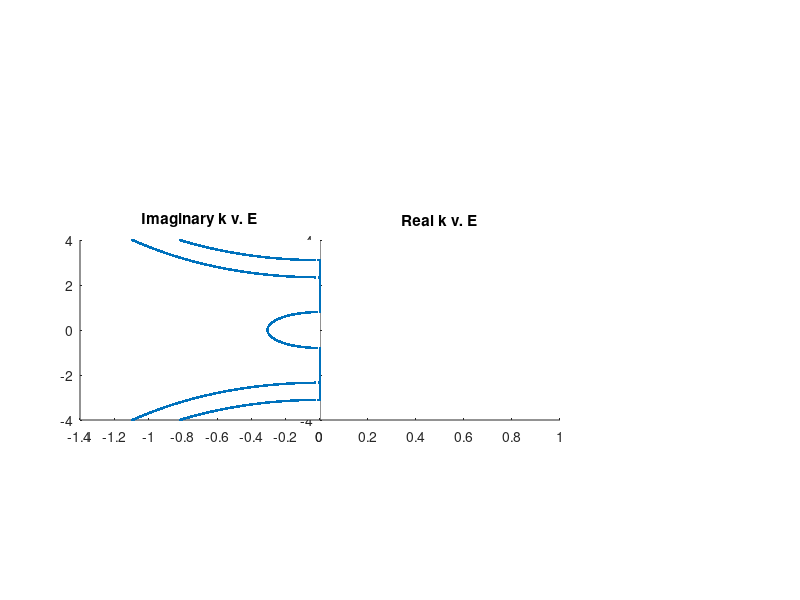

Write MATLAB code to recreate this figure.
clear all
%alpha = -3;
%beta_1 = -2.2;  %THIS GIVES WEIRD STUFF?
%beta_2 = 1.5;

alpha = 0.8;
beta_1 = -.4;
beta_2 = -1.3;

%Test system 1
Hd = [alpha, beta_1;beta_1,-alpha];
Hs = [0,beta_2;beta_2,0];

%Test System 2
%Hd = [alpha, beta_1;beta_1,alpha];
%Hs = [beta_2,0;0,0];

%Test System 3 
%alpha = 0.69;
%beta_1 = -1.2;
%beta_2 = -.7;
%Hd = [alpha, beta_1;beta_1,alpha];
%Hs = [beta_2,0;0,0];
%Hd = [alpha, beta_1;beta_1,-alpha];
%Hs = [0,beta_2;beta_2,0];

%Test System 4
%alpha = 0.69;
%beta_1 = -1.35;
%beta_2 = .92;
%Hd = [alpha, beta_1;beta_1,alpha];
%Hs = [beta_2,0;0,0];
%Hd = [alpha, beta_1;beta_1,-alpha];
%Hs = [0,beta_2;beta_2,0];

%%Test System 5
%alpha = 0.21;
%beta_1 = -2.43;
%beta_2 = .13;
%Hd = [alpha, beta_1;beta_1,alpha];
%Hs = [beta_2,0;0,0];
%Hd = [alpha, beta_1;beta_1,-alpha];
%Hs = [0,beta_2;beta_2,0];

%%Model System 3
%alpha = 0;
%beta = -.5;
%Hd = [alpha, beta, 0, 0, 0, beta ;beta,alpha,beta, ... 
%    0, 0, 0; 0, beta, alpha, beta, 0, 0; 0, 0, beta, alpha,...
%    beta, 0; 0, 0, 0, beta, alpha, beta; beta, 0, 0, 0, beta, alpha];
%Hs = zeros(6);
%Hs(1,4) = beta;

%Model System 4
%alpha = 0;
%beta = -.5;
%Hd = [alpha, beta, 0, 0, 0, beta ;beta,alpha,beta, 0, 0, 0; 0,...
%    beta, alpha, beta, 0, 0; 0, 0, beta, alpha, beta, 0; 0, 0, 0, ...
%    beta, alpha, beta; beta, 0, 0, 0, beta, alpha];
%Hs = zeros(6);
%Hs(1,3) = beta;

%Model System 5
%alpha = 0;
%beta = -.5;
%Hd = [alpha, beta, 0, 0, 0, beta ;beta,alpha,beta, 0, 0, 0; 0, beta, ...
%    alpha, beta, 0, 0; 0, 0, beta, alpha, beta, 0; 0, 0, 0, beta, alpha,...
%    beta; beta, 0, 0, 0, beta, alpha];
%Hs = zeros(6);
%Hs(1,2) = beta;

%Model System 6
%Hd = -.5* [0,1,0,0,0,1;1,0,1,0,0,0;0,1,0,1,0,0;0,0,1,0,1,0;0,0,0,1,0,1;1,0,0,0,1,0];
%Hs = zeros(6);
%Hs(2,1) = -.5;
%Hs(3,4) = -.5;
%Hs(5,4)= -.5;
%Hs(6,1) = -.5;

alpha = 0.8;
beta_1 = -.4;
beta_2 = -1.3;

%Test system 1
Hd = [alpha, beta_1;beta_1,-alpha];
Hs = [0,beta_2;beta_2,0];


%Data
%Hd = [.8,-.4;-.4,-.8];
%Hs = [0,-1.3;-1.3,0];
%E = [-10,10];

%Hd = [0];
%Hs = [-1/2];
E=[-4,4];


a = E(1,1); 
b = E(1,2);
Data_x = [];
Data_y = [];

    
for e = a:.001:b 
    
    Hsdagger = (Hs)' ;
    length = size(Hsdagger,1);

    %Calculate Inverse Hermitian Conjugate
    for j = 1:length
        for k = 1:length
            Hsdagger(j,k) = conj(Hsdagger(j,k));
        end
    end
    
    %BUILD AV = BVD (GENERALIZED EIGEN VALUE PROBLEM)
    A = [e*eye(length) - Hd, -Hs; eye(length), zeros(length)];
    B = [Hsdagger, zeros(length); zeros(length), eye(length)];
    [V,D] = eig(A,B); %AV = BVD
    
    
    temp = [];
    for j = 1:size(D,2)
        temp = [temp, D(j,j)];
    end
    
    temp = sort(temp);
    
    for j = 1:rank(Hs)
        index1 = size(D,2)/2 - j +1;
        index2 = size(D,2)/2 +j;
        
        Data_x = [Data_x, log( temp(index1) )/(1i), log( temp(index2) )/(1i)];
        Data_y = [Data_y, e, e];    
    end
     
end

%Build imaginary and real data to plot. 
%This will plot a point with imag to imag
%And only purely real to real
Imag_k=  [];
Imag_E = [];
Real_k = [];
Real_E = [];

for e = 1:size(Data_x,2)
    if imag( Data_x(e) ) ~= 0
        Imag_k = [Imag_k, imag(Data_x(e)) ];
        Imag_E = [Imag_E, Data_y(e)];
    elseif imag( Data_x(e) ) == 0
        Real_k = [Real_k, Data_x(e)];
        Real_E = [Real_E, Data_y(e)];
    end
end







figure;
ax1=subplot('Position',[.4 .3 .3 .3]); %Position = [Left bottom width height];
scatter(abs(Real_k), Real_E, '.')
title('Real k v. E')
ylim([a,b])

hold on
ax2=subplot('Position',[.1 .3 .3 .3]);
set(ax2,'YTick',[],'XTick',[]);
scatter( -abs(Imag_k), Imag_E, '.')
title('Imaginary k v. E')
ylim([a,b])




return %Code WIll stop here%%%%%%%%%%%%%%%%%%%%%%%%%%%%%%%%%%%%%%%%%%%%%%%
%%%%%%%%%%%%%%%%%%%%%%%%%%%%%%%%%%%%%%%%%%%%%%%%%%%%%%%%%%%%%%%%%%

%SCREEN OUT 0 , pi, pi/2 for real data

stop=0;
[Real_k, sortIndex] = sort(Real_k);
Real_E = Real_E(sortIndex);
while stop == 0 
for j = 1:size(Real_k,2)
    if size(Real_k,2) < j
        break
    elseif abs( Real_k(j) ) - .1 < 0   %OUT WITH 0 
        Real_k(j) = [];
        Real_E(j) = [];
        Real_k(end) = [];   %Screens out zeros and infty eigen values.
        Real_E(end) = [];
        stop=0;
        break
    elseif abs ( Real_k(j)) == inf
        Real_k(j) = [];
        Real_E(j) = [];
        stop=0;
    elseif abs (Real_k(j) - pi*.5)  < .01   %OUT WITH PI/2
        Real_k(j) = [];
        Real_E(j) = [];
        stop=0;
    elseif abs( Real_k(j)  - pi)  < 0.01     %OUT WITH PI
        Real_k(j) = [];
        Real_E(j) = [];
        stop=0;
    else
        stop = 1;
    end
end

end



%Sorts data
[Imag_k, sortIndex] = sort(Imag_k);
Imag_E = Imag_E(sortIndex);
%Same as above, copy-pasted, screens out zeros for imag data now
stop=0;
while stop ==0 
for j = 1:size(Imag_k,2)
    flag = 0;
    if size(Imag_k,2) < j
        flag =1; 
        break
    elseif abs( Imag_k(j) ) < .1
        Imag_k(j) = [];
        Imag_E(j) = []; 
        stop=0;
        flag = 1;
        break
    elseif abs ( Imag_k(j) ) == inf
        Imag_k(j) = [];
        Imag_E(j) = [];
        stop=0;
    else
        stop=1;
    end
    if flag == 1; %Work around to break out of outer loop and restart process
        break
    end
end
end
 
[Imag_k, sortIndex] = sort(Imag_k);
Imag_E = Imag_E(sortIndex);

%Imag_k(1) = [];
%Imag_E(1) = [];

%if Imag_k(end) - Imag_k(end-1) > Imag_k(end-1)
%    Imag_k(end) = [];
%    Imag_E(end) = [];
%end


figure;
ax1=subplot('Position',[.4 .3 .3 .3]); %Position = [Left bottom width height];
scatter(abs(Real_k), Real_E, '.')
title('Real k v. E')
ylim([a,b])

hold on
ax2=subplot('Position',[.1 .3 .3 .3]);
set(ax2,'YTick',[],'XTick',[]);
scatter( -abs(Imag_k), Imag_E, '.')
title('Imaginary k v. E')
ylim([a,b])


Imag_k = abs(Imag_k);
Real_k = abs(Real_k);

Pure_Imag_k = Imag_k;
Pure_Imag_E = Imag_E;


%MAX LOOP VALUE:
input1 = input('Input rough bounds for E of max loop value [lower,higher] = ');
low = input1(1,1);
high = input1(1,2);

%Screen out all the zeros (again)
stop = 0;
while stop ==0
stop =1;
for j = 1:size(Imag_E,2)
    if size(Imag_k,2) < j
        stop=0;
        break
    elseif Imag_k(j) == 0 
        Imag_k(j) = [];
        Imag_E(j) = [];
        stop = 0;
    elseif (Imag_E(j) > high) | (Imag_E(j) < low)
        Imag_k(j) = [];
        Imag_E(j) = [];
        stop = 0;
    end
end
end

[min_k,loc] = min(Imag_k);
E_upper = Imag_E(loc);


%LOWER LOOP VALUE
input2 = input('Input rough bounds for E of min loop value [lower,higher] = ');
low = input2(1,1);
high = input2(1,2);
Imag_k = Pure_Imag_k;
Imag_E = Pure_Imag_E;

%Screen out all the zeros (again)
stop = 0;
while stop ==0
stop =1;
for j = 1:size(Imag_E,2)
    if size(Imag_k,2) < j
        stop=0;
        break
    elseif Imag_k(j) == 0 
        Imag_k(j) = [];
        Imag_E(j) = [];
        stop = 0;
    elseif (Imag_E(j) > high) | (Imag_E(j) < low)
        Imag_k(j) = [];
        Imag_E(j) = [];
        stop = 0;
    end
end
end
[min_k,loc] = min(Imag_k);
E_lower = Imag_E(loc);


%BRANCH POINT
input3 = input('Input rough bounds for the branch point [lower,higher] = ');
low = input3(1,1);
high = input3(1,2);
Imag_k = Pure_Imag_k;
Imag_E = Pure_Imag_E;

%Screen out all the zeros (again)
stop = 0;
while stop ==0
stop =1;
for j = 1:size(Imag_E,2)
    if size(Imag_k,2) < j
        stop=0;
        break
    elseif Imag_k(j) == 0 
        Imag_k(j) = [];
        Imag_E(j) = [];
        stop = 0;
    elseif (Imag_E(j) > high) | (Imag_E(j) < low)
        Imag_k(j) = [];
        Imag_E(j) = [];
        stop = 0;
    end
end
end

%Calculate branch point
[K_branch,loc] = max(Imag_k);
E_branch = Imag_E(loc);

fprintf("The branch point is: (%f, %f)\n", K_branch, E_branch )
fprintf("E_upper = %f, E_lower = %f\n", E_upper, E_lower)

%Returns a value [0,1] of position of branch where 0.5 is center (E value)
Branch_pos = (E_branch - E_lower)/(E_upper - E_lower);

%Returns a ratio of width/height. Bigger = longer, smaller = "stubbier"
wid_hei_ratio = K_branch/(E_upper - E_lower);

fprintf("Normalied Branch position = %f\n", Branch_pos)
fprintf("Ratio of width/height = %f\n", wid_hei_ratio)






